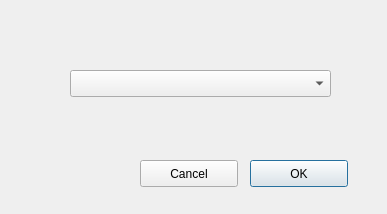
<?xml version="1.0" encoding="UTF-8"?>
<ui version="4.0">
 <class>SaveDialog</class>
 <widget class="QDialog" name="SaveDialog">
  <property name="geometry">
   <rect>
    <x>0</x>
    <y>0</y>
    <width>387</width>
    <height>214</height>
   </rect>
  </property>
  <property name="windowTitle">
   <string>Dialog</string>
  </property>
  <widget class="QComboBox" name="cloudBox">
   <property name="geometry">
    <rect>
     <x>70</x>
     <y>70</y>
     <width>261</width>
     <height>27</height>
    </rect>
   </property>
  </widget>
  <widget class="QPushButton" name="okButton">
   <property name="geometry">
    <rect>
     <x>250</x>
     <y>160</y>
     <width>98</width>
     <height>27</height>
    </rect>
   </property>
   <property name="text">
    <string>OK</string>
   </property>
  </widget>
  <widget class="QPushButton" name="cancelButton">
   <property name="geometry">
    <rect>
     <x>140</x>
     <y>160</y>
     <width>98</width>
     <height>27</height>
    </rect>
   </property>
   <property name="text">
    <string>Cancel</string>
   </property>
  </widget>
 </widget>
 <resources/>
 <connections/>
</ui>
